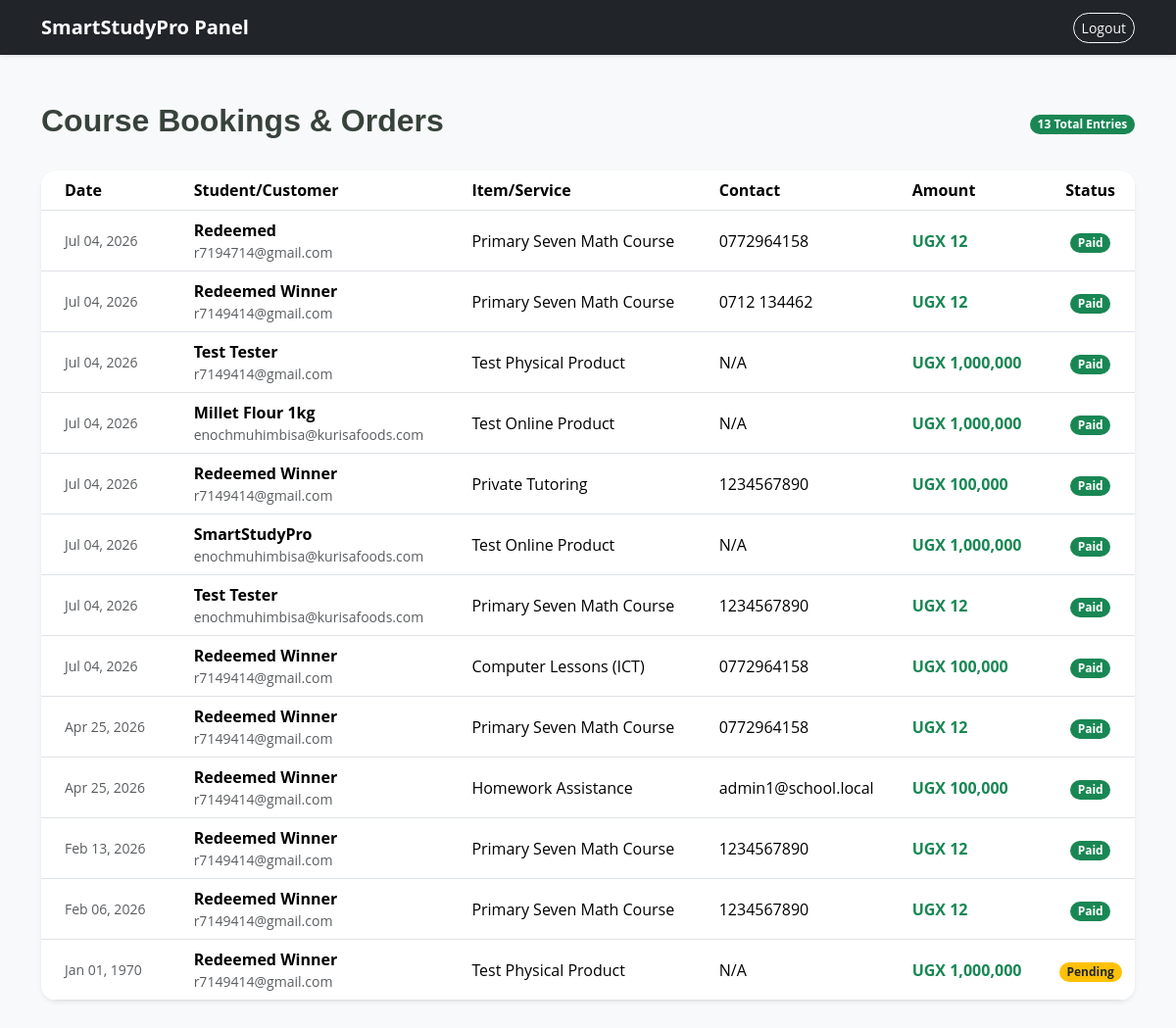
The page /admin.php (signed in) on the database as committed earlier.
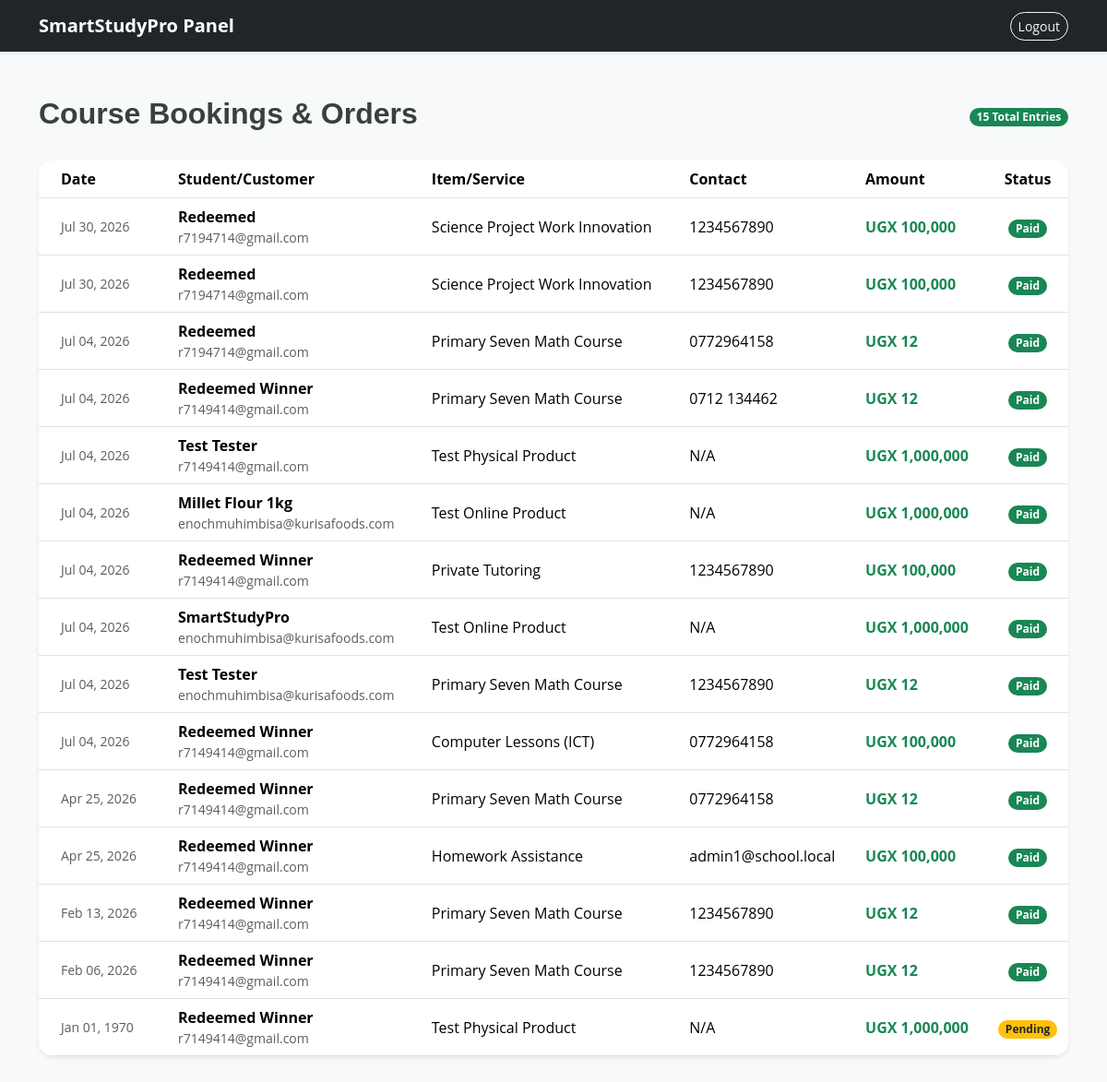
The same page on the database as committed later.
### tables this page shows
CREATE TABLE bookings (
    id INTEGER PRIMARY KEY AUTOINCREMENT,
    user_id TEXT,
    name TEXT,
    email TEXT,
    phone TEXT,
    service TEXT,
    date TEXT,
    message TEXT,
    price TEXT
, paid INTEGER DEFAULT 0, file_path TEXT, created_at DATETIME, synced INTEGER DEFAULT 0, account_id INTEGER);

### admin.php (the view, shortened to what this page needs)
<?php
$bookings = [];
if (isset($_SESSION['admin_logged_in'])) {
    try {
        $db = new PDO("sqlite:" . __DIR__ . "/database/bookings.db");
        $db->setAttribute(PDO::ATTR_ERRMODE, PDO::ERRMODE_EXCEPTION);
        $stmt = $db->query("SELECT * FROM bookings ORDER BY created_at DESC");
        $bookings = $stmt->fetchAll(PDO::FETCH_ASSOC);
    } catch (Exception $e) {
        $db_error = $e->getMessage();
    }
}
?>
<!DOCTYPE html>
<html lang="en">
<head>
  <link href="assets/vendor/bootstrap/css/bootstrap.min.css" rel="stylesheet">
  <link href="assets/vendor/bootstrap-icons/bootstrap-icons.css" rel="stylesheet">
  <link href="assets/css/main.css" rel="stylesheet">
</head>
<body class="bg-light">
  <?php if (!isset($_SESSION['admin_logged_in'])): ?>
    <div class="container d-flex justify-content-center align-items-center" style="min-height: 100vh;">
      <div class="card shadow-sm p-4" style="width: 100%; max-width: 400px; border-radius: 15px;">
        <div class="text-center mb-4">
            <img src="Smart_Study_Logo_Fin-removebg-preview.png" alt="Logo" style="height: 60px;">
            <h4 class="fw-bold mt-3">Admin Login</h4>
        </div>
        <form method="POST">
          <div class="mb-3">
            <label class="form-label">Password</label>
            <input type="password" name="password" class="form-control rounded-pill" required>
          </div>
          <?php if(isset($login_error)) echo "<p class='text-danger small'>$login_error</p>"; ?>
          <button type="submit" name="login" class="btn btn-success w-100 rounded-pill" style="background:#5fcf80; border:none;">Access Dashboard</button>
        </form>
      </div>
    </div>
  <?php else: ?>
    <nav class="navbar navbar-dark bg-dark shadow-sm">
      <div class="container">
        <a class="navbar-brand fw-bold" href="#">SmartStudyPro Panel</a>
        <a href="?logout=1" class="btn btn-outline-light btn-sm rounded-pill">Logout</a>
      </div>
    </nav>
    <main class="container py-5">
      <div class="d-flex justify-content-between align-items-center mb-4">
        <h2 class="fw-bold">Course Bookings & Orders</h2>
        <span class="badge bg-success rounded-pill"><?= count($bookings) ?> Total Entries</span>
      </div>
      <div class="card shadow-sm border-0 rounded-4 overflow-hidden">
        <div class="table-responsive">
          <table class="table table-hover align-middle mb-0">
            <thead class="bg-light">
              <tr>
                <th class="px-4">Date</th>
                <th>Student/Customer</th>
                <th>Item/Service</th>
                <th>Contact</th>
                <th>Amount</th>
                <th class="text-center">Status</th>
              </tr>
            </thead>
            <tbody>
              <?php foreach ($bookings as $row): ?>
              <tr>
                <td class="px-4 small text-muted"><?= date('M d, Y', strtotime($row['created_at'])) ?></td>
                <td>
                  <div class="fw-bold"><?= htmlspecialchars($row['name']) ?></div>
                  <div class="small text-muted"><?= htmlspecialchars($row['email']) ?></div>
                </td>
                <td><?= htmlspecialchars($row['service']) ?></td>
                <td><?= htmlspecialchars($row['phone']) ?></td>
                <td class="fw-bold text-success">UGX <?= number_format((float)$row['price']) ?></td>
                <td class="text-center">
                  <span class="badge rounded-pill <?= $row['paid'] ? 'bg-success' : 'bg-warning text-dark' ?>">
                    <?= $row['paid'] ? 'Paid' : 'Pending' ?>
                  </span>
                </td>
              </tr>
              <?php endforeach; ?>
            </tbody>
          </table>
        </div>
      </div>
    </main>
  <?php endif; ?>
</body>
</html>

Rows that differ between the two databases and show on the page:
added bookings: created_at "Jul 30, 2026", name "Redeemed", email "r7194714@gmail.com", service "Science Project Work Innovation", phone "1234567890", price "100,000", paid "Paid"
added bookings: created_at "Jul 30, 2026", name "Redeemed", email "r7194714@gmail.com", service "Science Project Work Innovation", phone "1234567890", price "100,000", paid "Paid"
Other text that changed with them:
count($bookings): "13" → "15"
